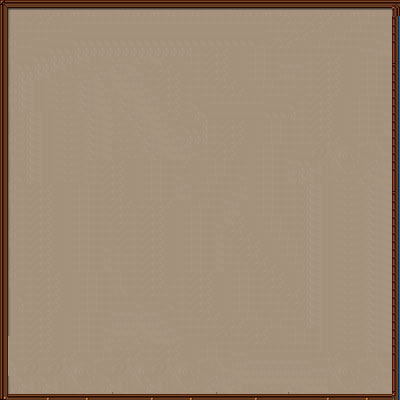

Tiled map render using the project's own tile images. Description and the map definition, with tile-layer contents summarised, below:
An orthogonal 50x50 tile map with 8x8 px tiles, 1 tile layer (Capa de Patrones 1).

<map version="1.0" orientation="orthogonal" width="50" height="50" tilewidth="8" tileheight="8">
 <tileset firstgid="1" name="ui" tilewidth="8" tileheight="8">
  <image source="../../graphics/ui/ui.jpg" trans="ffffff" width="576" height="180" />
 </tileset>
 <layer name="Capa de Patrones 1" width="50" height="50">
  <data>[2500 cells, 2500 non-empty, 115 distinct tile ids]</data>
 </layer>
 <objectgroup name="Capa de Objetos 1" width="50" height="50" />
</map>
